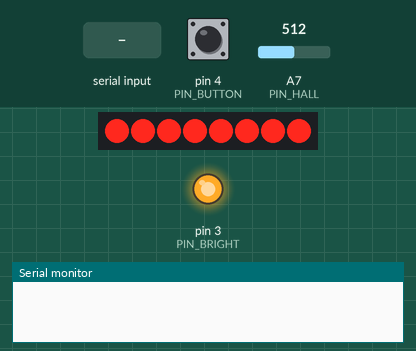
Simulated run of this sketch. Board: Arduino Nano, built with avr-gcc and run on an emulated ATmega328P. On the bench: 8 shift-register outputs drawn as a row of LEDs (first output left, lit = HIGH), output pins drawn as LEDs (lit = HIGH), the last lines printed to the serial monitor. Wiring (inferred from the names in the program): shift register (74HC595): data pin 7; shift clock pin 5; latch pin 2. Wiring (inferred from the signals the program sends): row of LEDs: on Q0, Q1, Q2, Q3, Q4, Q5, Q6, Q7. The inputs (shaded band) are chosen by the test bench; at power-on: A7 (PIN_HALL) = 512, pin 4 (PIN_BUTTON) HIGH. Random numbers use the default seed unless the sketch sets one; EEPROM starts erased; pins used as bus, display or sensor lines are not drawn.

Above: at 0.9 s.
2.4 s: "DIAG\n" received over Serial
At 4.07 s:
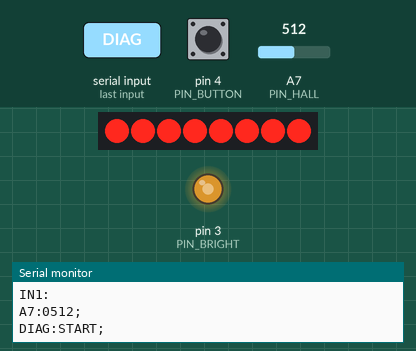
At 5.29 s:
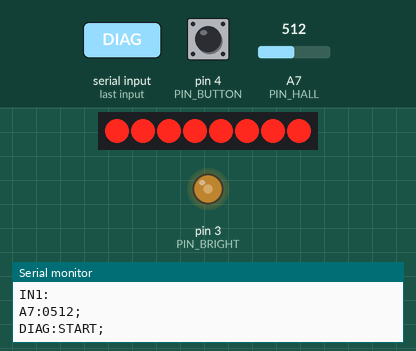
5.4 s: "LED1:\n" received over Serial
7.5 s: "BR:1\n" received over Serial
At 7.9 s:
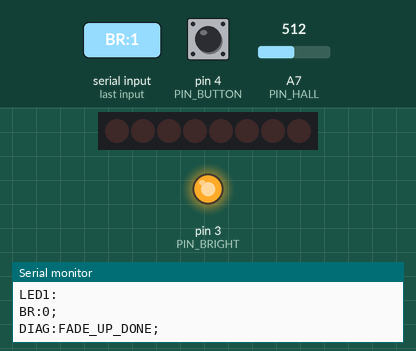
10.5 s: A7 (PIN_HALL) set to 716
13.5 s: pin 4 (PIN_BUTTON) pulled LOW for 0.15 s
14.2 s: pin 4 (PIN_BUTTON) pulled LOW for 1 s
Timing chart, 0 to 17.2 s (numbered marks = the images above; inputs shaded):
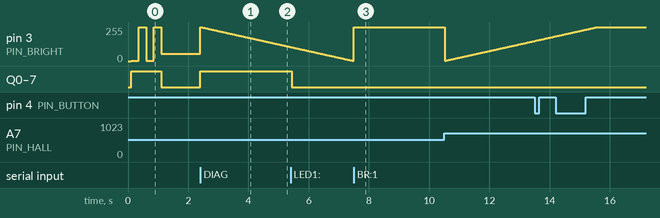

The sketch:

Tiller_CPT.ino
```cpp
/*
  ============================================================================
  TILLER 1 CPT Firmware v1.1 - Protocol Standardization

  Pinout:
    Latch   -> Pin 2   (shift register latch)
    Clock   -> Pin 5   (shift register clock)
    Data    -> Pin 7   (shift register serial data)
    Bright  -> Pin 3   (PWM backlight control)
    Button  -> Pin 4   (physical button - active LOW)
    Hall    -> A7      (Hall sensor input - analog)

  Protocol: Standardized format with semicolon terminators
    Commands: IDENT, VER, RESET, REQ, BR<val>, LED1:<byte>, SMO<val>, DBD<val>
    Output:   IN1:<shift_bits>;  A7:<adc_value>;  LED1:<shift_bits>;  BR:<value>;

  Hall Sensor Smoothing:
    Default: 60-sample moving average + 5-count deadband
    Reduces jitter/noise while maintaining responsiveness
    Configurable via SMO (samples) and DBD (deadband) commands
  ============================================================================
*/

#include <avr/wdt.h>   // for RESET via Watchdog
#include <EEPROM.h>

// Panel identification (must match INI file section name)
const char PANEL_IDENT[] = "TILLER 1 CPT, v1.2 MAQ";
const char PANEL_VERSION[] = "1.2";
const char PANEL_SN_PREFIX[] = "TILLER-";
char CFG_SERIAL_NUMBER[10] = "";
char CFG_AIRCRAFT_REG[9] = "D-A320";
char CFG_PCB_VERSION[9] = "PCB 1.0";
bool settingsEnabled = false;
const char SETTINGS_PIN[] = "0815";

// === Pin Definitions ===
const int PIN_LATCH = 2;      // Shift register latch
const int PIN_CLOCK = 5;      // Shift register clock
const int PIN_DATA  = 7;      // Shift register data
const int PIN_BRIGHT = 3;     // PWM brightness (inverted logic)
const int PIN_BUTTON = 4;     // Button input (active LOW)
const int PIN_HALL = A7;      // Hall sensor

// === State Variables ===
byte ledState = 0x00;         // Shift register LED state (8 bits)
int brightness = 200;         // Logical brightness: 0..255 (higher = brighter)
int lastBright = -1;          // Last sent brightness value

// === Change Detection ===
int lastHall = -1;            // Last Hall sensor reading
int lastButton = -1;          // Last button state (1=released, 0=pressed)
byte lastLedState = 0xFF;     // Last sent LED state (initialized to different value)

// === Hall Sensor Smoothing & Deadband ===
// Moving average filter with 60-sample window (strong smoothing)
// + Deadband filter to suppress noise (only send when change > threshold)
int HALL_SMOOTH_SAMPLES = 60;          // Default: 60 samples (configurable via SMO command)
int hallBuffer[60];                     // Max 60 samples
int hallBufferIndex = 0;
long hallBufferSum = 0;

// Deadband threshold: only send if change >= this value
// Prevents jitter from continuous +/-1 oscillations
int hallDeadband = 5;                   // Default: 5 ADC counts (configurable via DBD command)

// === Diagnostic Mode ===
bool diagActive = false;
unsigned long diagTimer = 0;
int diagPhase = 0;
int diagBright = 0;

// ============================================================================
// Utility Functions
// ============================================================================

/**
 * Apply brightness to backlight (inverted PWM)
 * Higher logical value = higher brightness
 * PWM: 0=full on, 255=off (common cathode design)
 */
inline void applyBrightness(int val) {
  val = constrain(val, 0, 255);
  analogWrite(PIN_BRIGHT, 255 - val);  // Inverted: logical 255 -> PWM 0 (full brightness)
}

/**
 * Update shift register with current LED state
 */
void updateShiftRegister() {
  digitalWrite(PIN_LATCH, LOW);
  shiftOut(PIN_DATA, PIN_CLOCK, MSBFIRST, ledState);
  digitalWrite(PIN_LATCH, HIGH);
}

/**
 * Format and send status response with semicolon terminator
 */
void sendStatus(const char* label, const char* value) {
  Serial.print(label);
  Serial.print(":");
  Serial.print(value);
  Serial.println(";");
}

/**
 * Initialize Hall sensor smoothing buffer with current readings
 */
void initHallBuffer() {
  for (int i = 0; i < HALL_SMOOTH_SAMPLES; i++) {
    hallBuffer[i] = analogRead(PIN_HALL);
    hallBufferSum += hallBuffer[i];
  }
}

/**
 * Read Hall sensor with moving average smoothing + deadband filtering
 * Returns filtered ADC value (0-1023) or -1 if no significant change
 */
int readHallSmoothed() {
  hallBufferSum -= hallBuffer[hallBufferIndex];
  hallBuffer[hallBufferIndex] = analogRead(PIN_HALL);
  hallBufferSum += hallBuffer[hallBufferIndex];
  hallBufferIndex = (hallBufferIndex + 1) % HALL_SMOOTH_SAMPLES;

  int filtered = hallBufferSum / HALL_SMOOTH_SAMPLES;

  // Deadband filter: only consider changes larger than threshold
  if (lastHall >= 0 && abs(filtered - lastHall) < hallDeadband) {
    return -1;  // No significant change, suppress output
  }

  return filtered;
}

/**
 * Format byte as binary string for display (e.g., "01010101")
 */
void formatBinary(byte val, char* buf, int bufsize) {
  if (bufsize < 9) return;
  for (int i = 7; i >= 0; i--) {
    buf[7 - i] = (val & (1 << i)) ? '1' : '0';
  }
  buf[8] = '\0';
}

// ============================================================================
// Initialization
// ============================================================================

// --- EEPROM config v3 ---
const int EEPROM_BASE_ADDR = 0;
const uint16_t EEPROM_MAGIC = 0xA55A;
const uint8_t EEPROM_FORMAT_VERSION = 3;

void generateSerialNumber(char* out) {
  randomSeed(analogRead(A7) + micros());
  const char hexChars[] = "0123456789ABCDEF";
  for (int i = 0; i < 8; i++) { out[i] = hexChars[random(0, 16)]; }
  out[8] = 0;
}

uint8_t calcCfgChecksum(uint8_t version, const char *reg8, const char *pcb8, const char *sn9) {
  uint16_t sum = version;
  for (int i = 0; i < 8; i++) sum += (uint8_t)reg8[i];
  for (int i = 0; i < 8; i++) sum += (uint8_t)pcb8[i];
  for (int i = 0; i < 9; i++) sum += (uint8_t)sn9[i];
  return (uint8_t)(sum & 0xFF);
}

void loadHWInfo() {
  uint16_t magic = (uint16_t)EEPROM.read(EEPROM_BASE_ADDR) | ((uint16_t)EEPROM.read(EEPROM_BASE_ADDR+1) << 8);
  if (magic != EEPROM_MAGIC) { generateSerialNumber(CFG_SERIAL_NUMBER); saveHWInfo(); return; }
  uint8_t ver = EEPROM.read(EEPROM_BASE_ADDR+2);
  char regbuf[9]; char pcbbuf[9];
  for(int i=0;i<8;i++){regbuf[i]=(char)EEPROM.read(EEPROM_BASE_ADDR+3+i);pcbbuf[i]=(char)EEPROM.read(EEPROM_BASE_ADDR+11+i);}
  regbuf[8]=0;pcbbuf[8]=0;
  if(ver<=2){generateSerialNumber(CFG_SERIAL_NUMBER);saveHWInfo();return;}
  if(ver!=EEPROM_FORMAT_VERSION){generateSerialNumber(CFG_SERIAL_NUMBER);saveHWInfo();return;}
  char snbuf[10];for(int i=0;i<9;i++)snbuf[i]=(char)EEPROM.read(EEPROM_BASE_ADDR+19+i);snbuf[9]=0;
  if(EEPROM.read(EEPROM_BASE_ADDR+28)!=calcCfgChecksum(ver,regbuf,pcbbuf,snbuf)){generateSerialNumber(CFG_SERIAL_NUMBER);saveHWInfo();return;}
  int ri=0;for(int i=0;i<8;i++)if(regbuf[i]!=0&&regbuf[i]!=' ')CFG_AIRCRAFT_REG[ri++]=regbuf[i];CFG_AIRCRAFT_REG[ri]=0;
  int pi=0;for(int i=0;i<8;i++)if(pcbbuf[i]!=0&&pcbbuf[i]!=' ')CFG_PCB_VERSION[pi++]=pcbbuf[i];CFG_PCB_VERSION[pi]=0;
  int si=0;for(int i=0;i<8;i++)if(snbuf[i]!=0&&snbuf[i]!=' ')CFG_SERIAL_NUMBER[si++]=snbuf[i];CFG_SERIAL_NUMBER[si]=0;
  if(si==0){generateSerialNumber(CFG_SERIAL_NUMBER);saveHWInfo();}
}

void saveHWInfo() {
  char regbuf[8];int rl=strlen(CFG_AIRCRAFT_REG);for(int i=0;i<8;i++)regbuf[i]=(i<rl)?CFG_AIRCRAFT_REG[i]:' ';
  char pcbbuf[8];int pl=strlen(CFG_PCB_VERSION);for(int i=0;i<8;i++)pcbbuf[i]=(i<pl)?CFG_PCB_VERSION[i]:' ';
  char snbuf[9];int sl=strlen(CFG_SERIAL_NUMBER);for(int i=0;i<8;i++)snbuf[i]=(i<sl)?CFG_SERIAL_NUMBER[i]:' ';snbuf[8]=0;
  EEPROM.update(EEPROM_BASE_ADDR+0,(uint8_t)(EEPROM_MAGIC&0xFF));
  EEPROM.update(EEPROM_BASE_ADDR+1,(uint8_t)((EEPROM_MAGIC>>8)&0xFF));
  EEPROM.update(EEPROM_BASE_ADDR+2,EEPROM_FORMAT_VERSION);
  for(int i=0;i<8;i++)EEPROM.update(EEPROM_BASE_ADDR+3+i,(uint8_t)regbuf[i]);
  for(int i=0;i<8;i++)EEPROM.update(EEPROM_BASE_ADDR+11+i,(uint8_t)pcbbuf[i]);
  for(int i=0;i<9;i++)EEPROM.update(EEPROM_BASE_ADDR+19+i,(uint8_t)snbuf[i]);
  EEPROM.update(EEPROM_BASE_ADDR+28,calcCfgChecksum(EEPROM_FORMAT_VERSION,regbuf,pcbbuf,snbuf));
}

void setup() {
  // Serial communication
  Serial.begin(115200);
  loadHWInfo();

  // Configure pin modes
  pinMode(PIN_LATCH, OUTPUT);
  pinMode(PIN_CLOCK, OUTPUT);
  pinMode(PIN_DATA, OUTPUT);
  pinMode(PIN_BRIGHT, OUTPUT);
  pinMode(PIN_BUTTON, INPUT_PULLUP);
  pinMode(PIN_HALL, INPUT);

  // Initialize shift register
  updateShiftRegister();

  // Initialize Hall sensor buffer (must do before first smoothing)
  initHallBuffer();

  // Power-On Self Test
  runPowerOnTest();

  // Apply startup brightness
  applyBrightness(brightness);
  lastBright = brightness;

  // Signal ready
  Serial.println("READY;");
}

// ============================================================================
// Main Loop
// ============================================================================

void loop() {
  // === Process Button (only when changed) ===
  int buttonRead = digitalRead(PIN_BUTTON);
  if (buttonRead != lastButton) {
    lastButton = buttonRead;
    // Format: IN1:00000001; (button state in LSB, bit 0)
    // Button pressed (LOW) = bit set to 1
    char buf[16];
    sprintf(buf, "IN1:%08b;", buttonRead == LOW ? 0x01 : 0x00);
    Serial.println(buf);
  }

  // === Process Hall Sensor (with smoothing & deadband, only when changed) ===
  int hallVal = readHallSmoothed();
  if (hallVal >= 0 && hallVal != lastHall) {  // Only send if readHallSmoothed() returned valid value
    lastHall = hallVal;
    char buf[16];
    sprintf(buf, "A7:%04d;", hallVal);
    Serial.println(buf);
  }

  // === Process Serial Commands ===
  if (Serial.available()) {
    String cmd = Serial.readStringUntil('\n');
    cmd.trim();

    if (cmd.length() == 0) {
      return;  // Empty command
    }

    // ===== Command: IDENT =====
    if (cmd.equalsIgnoreCase("IDENT")) {
      Serial.print("IDENT:");
      Serial.print(PANEL_IDENT);
      if (CFG_SERIAL_NUMBER[0] != 0) {
        Serial.print(", SN:"); Serial.print(PANEL_SN_PREFIX); Serial.print(CFG_SERIAL_NUMBER);
      }
      Serial.println(";");
    }
    // ===== Command: VER =====
    else if (cmd.equalsIgnoreCase("VER")) {
      Serial.print("VER:");
      Serial.print(PANEL_VERSION);
      Serial.println(";");
    }
    // ===== Command: RESET =====
    else if (cmd.equalsIgnoreCase("RESET")) {
      Serial.println("RESETTING;");
      delay(50);
      wdt_enable(WDTO_15MS);  // 15ms watchdog timer
      while (1) {}  // Wait for reset
    }
    // ===== Command: REQ (Request Status) =====
    else if (cmd.equalsIgnoreCase("REQ")) {
      // Send current status for all outputs
      char bufLED[16];
      sprintf(bufLED, "LED1:%08b;", ledState);
      Serial.println(bufLED);

      char bufBR[16];
      sprintf(bufBR, "BR:%d;", brightness);
      Serial.println(bufBR);
    }
    // ===== Command: BR<val> (Brightness) =====
    else if (cmd.startsWith("BR")) {
      String valStr = cmd.substring(2);
      int val = valStr.toInt();
      val = constrain(val, 0, 255);

      if (val != lastBright) {
        brightness = val;
        applyBrightness(brightness);
        lastBright = brightness;

        char buf[16];
        sprintf(buf, "BR:%d;", brightness);
        Serial.println(buf);
      }
    }
    // ===== Command: LED1:<byte> (Shift Register Control) =====
    else if (cmd.startsWith("LED1:")) {
      String valStr = cmd.substring(5);  // Remove "LED1:" prefix

      // Parse binary string or hex
      byte newState = 0x00;
      if (valStr.length() == 8) {
        // Binary format: "01010101"
        for (int i = 0; i < 8; i++) {
          if (valStr[i] == '1') {
            newState |= (1 << (7 - i));
          }
        }
      } else {
        // Hex format: "0xAA" or "AA"
        newState = (byte)strtol(valStr.c_str(), NULL, 16);
      }

      if (newState != lastLedState) {
        ledState = newState;
        updateShiftRegister();
        lastLedState = ledState;

        char buf[16];
        sprintf(buf, "LED1:%08b;", ledState);
        Serial.println(buf);
      }
    }
    // ===== Command: DIAG (Diagnostic Mode) =====
    else if (cmd.equalsIgnoreCase("DIAG")) {
      diagStart();
    }
    // ===== Command: SMO<val> (Hall Smoothing Samples) =====
    // Set number of samples for moving average (1-60)
    // Higher = smoother but more latency
    else if (cmd.startsWith("SMO")) {
      String valStr = cmd.substring(3);
      int val = valStr.toInt();
      val = constrain(val, 1, 60);
      HALL_SMOOTH_SAMPLES = val;

      // Re-initialize buffer with new sample count
      hallBufferIndex = 0;
      hallBufferSum = 0;
      for (int i = 0; i < HALL_SMOOTH_SAMPLES; i++) {
        hallBuffer[i] = analogRead(PIN_HALL);
        hallBufferSum += hallBuffer[i];
      }

      char buf[32];
      sprintf(buf, "SMO:%d;", HALL_SMOOTH_SAMPLES);
      Serial.println(buf);
    }
    // ===== Command: DBD<val> (Hall Deadband Threshold) =====
    // Set deadband threshold for change detection (0-50)
    // Higher = less frequent updates, smoother experience
    else if (cmd.startsWith("DBD")) {
      String valStr = cmd.substring(3);
      int val = valStr.toInt();
      val = constrain(val, 0, 50);
      hallDeadband = val;

      char buf[32];
      sprintf(buf, "DBD:%d;", hallDeadband);
      Serial.println(buf);
    }
    // ===== SET commands =====
    else if (cmd.startsWith("SET ")) {
      String setCmd = cmd.substring(4); setCmd.trim();
      int colonPos = setCmd.indexOf(':');
      String scmd = (colonPos >= 0) ? setCmd.substring(0, colonPos) : setCmd;
      String arg = (colonPos >= 0) ? setCmd.substring(colonPos + 1) : "";
      scmd.toUpperCase(); arg.trim();

      if (scmd == "ENA") {
        if (arg == SETTINGS_PIN) { settingsEnabled = true; Serial.println("SET ENA> ;"); }
        else { Serial.println("SET ENA:FAIL ;"); }
      }
      else if (scmd == "SN" && settingsEnabled) {
        if (arg.length() == 8) {
          bool valid = true;
          for (int i = 0; i < 8 && valid; i++) {
            char c = arg.charAt(i);
            if (!((c >= '0' && c <= '9') || (c >= 'A' && c <= 'F') || (c >= 'a' && c <= 'f'))) valid = false;
          }
          if (valid) {
            arg.toUpperCase();
            for (int i = 0; i < 8; i++) CFG_SERIAL_NUMBER[i] = arg.charAt(i);
            CFG_SERIAL_NUMBER[8] = 0;
            Serial.print("SET SN:OK:"); Serial.print(PANEL_SN_PREFIX); Serial.println(CFG_SERIAL_NUMBER);
          } else Serial.println("SET SN:FORMAT ;");
        } else Serial.println("SET SN:FORMAT ;");
      }
      else if (scmd == "EXIT") { settingsEnabled = false; Serial.println("SET EXIT:OK ;"); }
      else if (scmd == "WRI" && settingsEnabled) {
        if (arg.equalsIgnoreCase("YES")) { saveHWInfo(); settingsEnabled = false; Serial.println("SET WRI:OK ;"); wdt_enable(WDTO_15MS); while(true){} }
        else Serial.println("SET WRI:FORMAT ;");
      }
      else if (scmd == "WRITE") {
        if (settingsEnabled) { saveHWInfo(); settingsEnabled = false; Serial.println("WRITE:OK ;"); }
        else Serial.println("WRITE:LOCKED ;");
      }
    }
  }

  // Update diagnostic mode if active
  diagLoop();
}

// ============================================================================
// Power-On Self Test (POST)
// ============================================================================
/**
 * POST Sequence: All LEDs blink 2x in ~1 second total
 * - Ramp all LEDs to full brightness (250ms)
 * - Hold (250ms)
 * - Ramp all LEDs to off (250ms)
 * - Hold off (250ms)
 * - Turn everything off
 */
void runPowerOnTest() {
  // Set all LED bits
  ledState = 0xFF;
  updateShiftRegister();

  // Blink 2 times
  for (int i = 0; i < 2; i++) {
    applyBrightness(254);  // Max brightness
    updateShiftRegister();
    delay(250);

    applyBrightness(0);    // Off
    updateShiftRegister();
    delay(250);
  }

  // Clear all LEDs
  ledState = 0x00;
  updateShiftRegister();
  applyBrightness(0);

  Serial.println("POST:OK;");
}

// ============================================================================
// Diagnostic Mode (DIAG Command)
// ============================================================================
/**
 * Diagnostic Sequence:
 * 1. Fade up: 0 -> 254 (254 steps @ 20ms = ~5.1 seconds)
 * 2. Hold: 3 seconds at full brightness
 * 3. Fade down: 254 -> 0 (254 steps @ 20ms = ~5.1 seconds)
 * 4. Turn off
 *
 * Purpose: Visually verify backlight control and fade smoothness
 */

void diagStart() {
  // Turn on all LED bits
  for (int i = 0; i < 8; i++) {
    ledState |= (1 << i);
  }
  updateShiftRegister();

  // Initialize diagnostic state
  diagActive = true;
  diagPhase = 0;
  diagBright = 0;
  applyBrightness(diagBright);
  diagTimer = millis();

  Serial.println("DIAG:START;");
}

void diagLoop() {
  if (!diagActive) return;

  unsigned long now = millis();

  switch (diagPhase) {
    // === Phase 0: Fade UP ===
    case 0: {
      if (now - diagTimer >= 20) {
        diagTimer = now;
        if (diagBright < 254) {
          diagBright++;
          applyBrightness(diagBright);
        } else {
          // Transition to hold phase
          diagPhase = 1;
          diagTimer = now;
          Serial.println("DIAG:FADE_UP_DONE;");
        }
      }
      break;
    }

    // === Phase 1: Hold 3 seconds ===
    case 1: {
      if (now - diagTimer >= 3000) {
        diagPhase = 2;
        diagTimer = now;
        Serial.println("DIAG:HOLDING;");
      }
      break;
    }

    // === Phase 2: Fade DOWN ===
    case 2: {
      if (now - diagTimer >= 20) {
        diagTimer = now;
        if (diagBright > 0) {
          diagBright--;
          applyBrightness(diagBright);
        } else {
          // End diagnostic mode
          diagPhase = 3;
          diagTimer = now;
          Serial.println("DIAG:FADE_DOWN_DONE;");
        }
      }
      break;
    }

    // === Phase 3: Complete ===
    case 3: {
      // Clear all LEDs
      ledState = 0x00;
      updateShiftRegister();
      applyBrightness(0);

      diagActive = false;
      Serial.println("DIAG:COMPLETE;");
      break;
    }
  }
}
```

Measured:
- after the input at 2.4 s, Q0–7: LOW → HIGH at once
- after the input at 5.4 s, Q0–7: HIGH → LOW at once
- after the input at 7.5 s, pin 3 (PIN_BRIGHT): 1/255 → 255/255 at once
